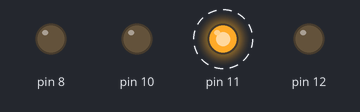
Simulated run of this sketch. Board: Arduino Uno, built with avr-gcc and run on an emulated ATmega328P. Shown: output pins drawn as LEDs (lit = HIGH). Dashed ring = blinking.

Above: at 0.05 s.
Timing chart, 0 to 4.6 s (numbered marks = the images above):
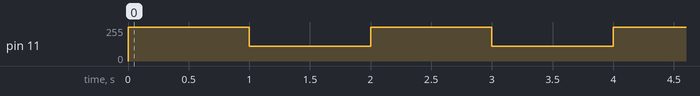

The sketch:

S2E4_analogWriteDCdriveSpeedChange.ino
```cpp
/*
Challenges:
1) create LS and HS function for motor A
2) create LS and HS function for motor B
3) create LS and HS function for moving forward
4) create LS and HS function for moving backward
5) when you press moves forward HS, not press moves forward LS
6) adjust motor A and motor B HS + LS functions so that the robot goes perfectly.
*/

void setup() {

  //-Control Motor B
  pinMode(10,OUTPUT);
  pinMode(12,OUTPUT);


  //-Control Motor A
  pinMode(8,OUTPUT);
  pinMode(11,OUTPUT);

}

void motorABackward() {
  digitalWrite(8,HIGH);
  digitalWrite(11,LOW);
}

void motorAForwardHS() {
  analogWrite(8,0);
  analogWrite(11,255);
}

void motorAForwardLS() {
  analogWrite(8,0);
  analogWrite(11,110);
}


void motorAStop() {
  digitalWrite(8,HIGH);
  digitalWrite(11,HIGH);
}

void loop() {

  motorAForwardHS();

  delay(1000);

  motorAForwardLS();

  delay(1000);


/*
  motorAForward();
  delay(1000);
  motorAStop();
  delay(1000);

  motorABackward();
  delay(1000);
  motorAStop();
  delay(1000);
  */

}
```

Measured:
- by itself, pin 11: alternates 255/255 for 1.0 s and 110/255 for 1.0 s
